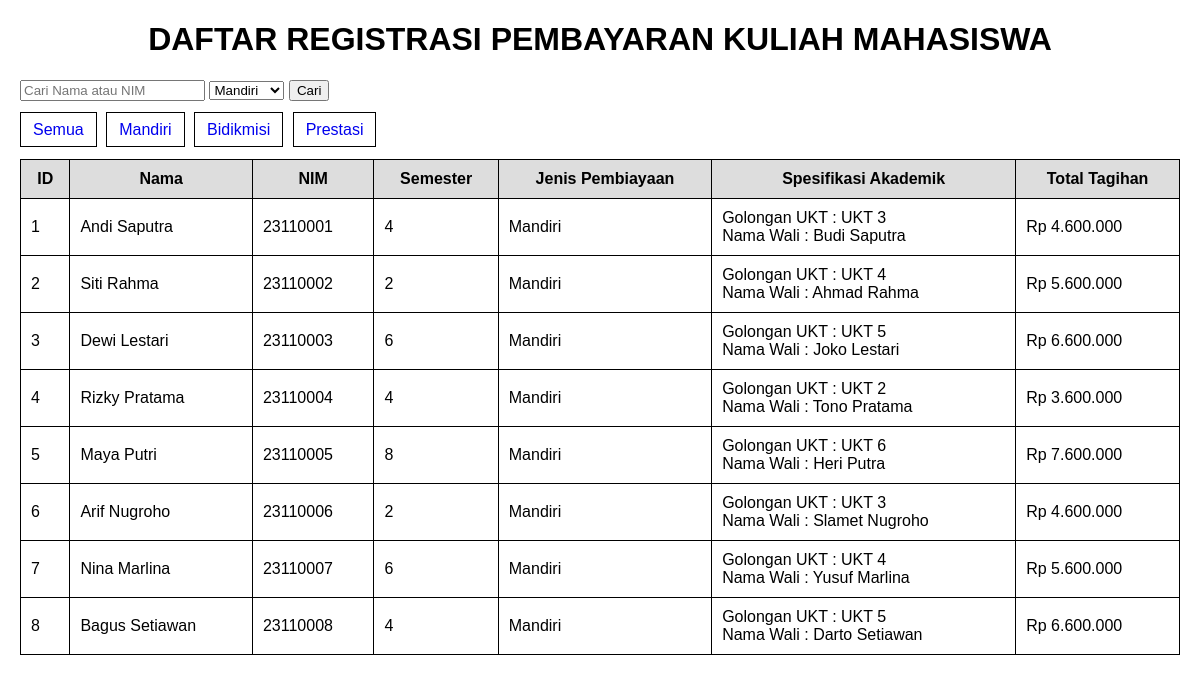
/index.php?jenis=Mandiri, run on the app's committed database.
### tables this page shows
CREATE TABLE `tabel_mahasiswa` (
  `id_mahasiswa` int NOT NULL,
  `nama_mahasiswa` varchar(100) NOT NULL,
  `nim` varchar(20) NOT NULL,
  `semester` int NOT NULL,
  `tarif_ukt_nominal` decimal(12,2) NOT NULL,
  `jenis_pembiayaan` enum('Mandiri','Bidikmisi','Prestasi') NOT NULL,
  `golongan_ukt` varchar(10) DEFAULT NULL,
  `nama_wali` varchar(100) DEFAULT NULL,
  `nomor_kip_kuliah` varchar(30) DEFAULT NULL,
  `dana_saku_subsidi` decimal(12,2) DEFAULT NULL,
  `nama_instansi_beasiswa` varchar(100) DEFAULT NULL,
  `minimal_ipk_syarat` decimal(3,2) DEFAULT NULL
);

### index.php (called while the page is built)
<?php
require_once __DIR__ . "/views/daftar_mahasiswa.php";
?>

### classes/Mahasiswa.php (called while the page is built, shortened)
<?php
abstract class Mahasiswa
{
    public function __construct(
        $id_mahasiswa,
        $nama_mahasiswa,
        $nim,
        $semester,
        $tarifUktNominal
    ) {
        $this->tarifUktNominal = $tarifUktNominal;
    }
}

### views/daftar_mahasiswa.php (the view, shortened to what this page needs)
<?php
require_once __DIR__ . "/../database/koneksi.php";
require_once __DIR__ . "/../classes/Mahasiswa.php";
require_once __DIR__ . "/../classes/MahasiswaMandiri.php";
$jenis = $_GET['jenis'] ?? '';
$cari  = $_GET['cari'] ?? '';
$sql = "SELECT * FROM tabel_mahasiswa WHERE 1=1";
if ($jenis != '') {
    $sql .= " AND jenis_pembiayaan = '$jenis'";
}
$data = $koneksi->query($sql);
?>
<!DOCTYPE html>
<html>
<head>
</head>
<body>
<h1>DAFTAR REGISTRASI PEMBAYARAN KULIAH MAHASISWA</h1>
<form method="GET">
    <input
        type="text"
        name="cari"
        placeholder="Cari Nama atau NIM"
        value="<?= htmlspecialchars($cari) ?>"
    >
    <select name="jenis">
        <option value="Mandiri"
            <?= ($jenis == 'Mandiri') ? 'selected' : '' ?>>
            Mandiri
        </option>
    </select>
    <button type="submit">Cari</button>
</form>
<div class="menu">
    <a href="index.php">Semua</a>
    <a href="index.php?jenis=Mandiri">Mandiri</a>
    <a href="index.php?jenis=Bidikmisi">Bidikmisi</a>
    <a href="index.php?jenis=Prestasi">Prestasi</a>
</div>
<table>
<tr>
    <th>ID</th>
    <th>Nama</th>
    <th>NIM</th>
    <th>Semester</th>
    <th>Jenis Pembiayaan</th>
    <th>Spesifikasi Akademik</th>
    <th>Total Tagihan</th>
</tr>
<?php
while($row = $data->fetch(PDO::FETCH_ASSOC))
{
    if($row['jenis_pembiayaan'] == 'Mandiri')
    {
        $mhs = new MahasiswaMandiri(
            $row['id_mahasiswa'],
            $row['nama_mahasiswa'],
            $row['nim'],
            $row['semester'],
            $row['tarif_ukt_nominal'],
            $row['golongan_ukt'],
            $row['nama_wali']
        );
    }
?>
<tr>
    <td><?= $row['id_mahasiswa']; ?></td>
    <td><?= $row['nama_mahasiswa']; ?></td>
    <td><?= $row['nim']; ?></td>
    <td><?= $row['semester']; ?></td>
    <td><?= $row['jenis_pembiayaan']; ?></td>
    <td><?= $mhs->tampilkanSpesifikasiAkademik(); ?></td>
    <td>
        Rp <?= number_format($mhs->hitungTagihanSemester(),0,',','.'); ?>
    </td>
</tr>
<?php } ?>
</table>
</body>
</html>

### classes/MahasiswaMandiri.php (shortened to what this page needs)
<?php
require_once "Mahasiswa.php";
class MahasiswaMandiri extends Mahasiswa
{
    protected $golonganUkt;
    protected $namaWali;
    public function __construct(
        $id_mahasiswa,
        $nama_mahasiswa,
        $nim,
        $semester,
        $tarifUktNominal,
        $golonganUkt,
        $namaWali
    ) {
        $this->golonganUkt = $golonganUkt;
        $this->namaWali = $namaWali;
    }
    public function hitungTagihanSemester()
    {
    return $this->tarifUktNominal + 100000;
    }
    public function tampilkanSpesifikasiAkademik()
    {
        return "Golongan UKT : $this->golonganUkt
                <br>Nama Wali : $this->namaWali";
    }
}

### views/daftar_mahasiswa.php (style rules this page uses)
body { font-family: Arial, sans-serif; margin:20px; }
h1 { text-align:center; }
table { width:100%; border-collapse:collapse; margin-top:20px; }
th, td { border:1px solid black; padding:10px; }
th { background:#ddd; }
.menu { margin-top:15px; margin-bottom:15px; }
.menu a { text-decoration:none; border:1px solid black; padding:8px 12px; margin-right:5px; }
form { margin-bottom:20px; }

### data on the page
tabel_mahasiswa: id_mahasiswa "1", nama_mahasiswa "Andi Saputra", nim "23110001", semester "4", jenis_pembiayaan "Mandiri", golongan_ukt "UKT 3", nama_wali "Budi Saputra", tarif_ukt_nominal "4.600.000"
tabel_mahasiswa: id_mahasiswa "2", nama_mahasiswa "Siti Rahma", nim "23110002", semester "2", jenis_pembiayaan "Mandiri", golongan_ukt "UKT 4", nama_wali "Ahmad Rahma", tarif_ukt_nominal "5.600.000"
tabel_mahasiswa: id_mahasiswa "3", nama_mahasiswa "Dewi Lestari", nim "23110003", semester "6", jenis_pembiayaan "Mandiri", golongan_ukt "UKT 5", nama_wali "Joko Lestari", tarif_ukt_nominal "6.600.000"
tabel_mahasiswa: id_mahasiswa "4", nama_mahasiswa "Rizky Pratama", nim "23110004", semester "4", jenis_pembiayaan "Mandiri", golongan_ukt "UKT 2", nama_wali "Tono Pratama", tarif_ukt_nominal "3.600.000"
tabel_mahasiswa: id_mahasiswa "5", nama_mahasiswa "Maya Putri", nim "23110005", semester "8", jenis_pembiayaan "Mandiri", golongan_ukt "UKT 6", nama_wali "Heri Putra", tarif_ukt_nominal "7.600.000"
tabel_mahasiswa: id_mahasiswa "6", nama_mahasiswa "Arif Nugroho", nim "23110006", semester "2", jenis_pembiayaan "Mandiri", golongan_ukt "UKT 3", nama_wali "Slamet Nugroho", tarif_ukt_nominal "4.600.000"
tabel_mahasiswa: id_mahasiswa "7", nama_mahasiswa "Nina Marlina", nim "23110007", semester "6", jenis_pembiayaan "Mandiri", golongan_ukt "UKT 4", nama_wali "Yusuf Marlina", tarif_ukt_nominal "5.600.000"
tabel_mahasiswa: id_mahasiswa "8", nama_mahasiswa "Bagus Setiawan", nim "23110008", semester "4", jenis_pembiayaan "Mandiri", golongan_ukt "UKT 5", nama_wali "Darto Setiawan", tarif_ukt_nominal "6.600.000"
